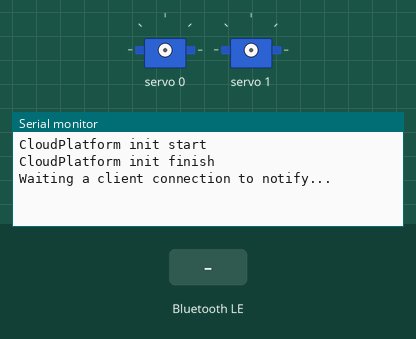
The program below on a simulated ESP32. On the bench: 2 × servo, the last lines printed to the serial monitor. The test bench sets the inputs (shaded band). Nothing arrives over Bluetooth unless stated; a phone connects over Bluetooth LE 3 s after start.

Above: at 1.2 s.
1.3 s: Bluetooth LE write "angle:180,180" received
At 2.0 s:
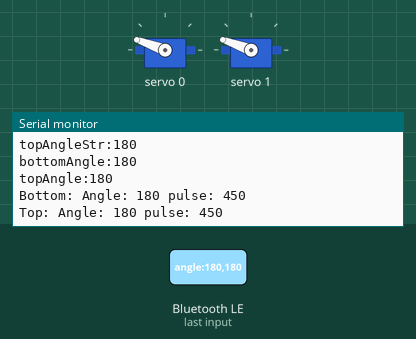
2.8 s: Bluetooth LE write "0" received
At 4.0 s:
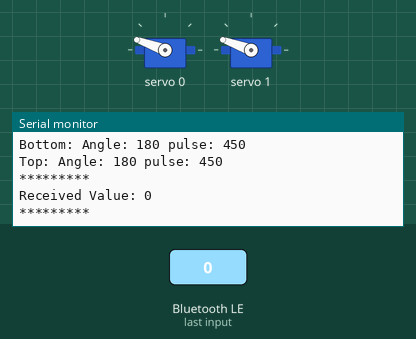

Measured:
- after the input at 1.3 s, the serial monitor: prints a new line at once (image 1)
- after the input at 2.8 s, the serial monitor: prints a new line at once (image 2)

The program:

main.cpp
```cpp
/*
    Video: https://www.youtube.com/watch?v=oCMOYS71NIU
    Based on Neil Kolban example for IDF: https://github.com/nkolban/esp32-snippets/blob/master/cpp_utils/tests/BLE%20Tests/SampleNotify.cpp
    Ported to Arduino ESP32 by Evandro Copercini

   Create a BLE server that, once we receive a connection, will send periodic notifications.
   The service advertises itself as: 6E400001-B5A3-F393-E0A9-E50E24DCCA9E
   Has a characteristic of: 6E400002-B5A3-F393-E0A9-E50E24DCCA9E - used for receiving data with "WRITE"
   Has a characteristic of: 6E400003-B5A3-F393-E0A9-E50E24DCCA9E - used to send data with  "NOTIFY"

   The design of creating the BLE server is:
   1. Create a BLE Server
   2. Create a BLE Service
   3. Create a BLE Characteristic on the Service
   4. Create a BLE Descriptor on the characteristic
   5. Start the service.
   6. Start advertising.

   In this example rxValue is the data received (only accessible inside that function).
   And txValue is the data to be sent, in this example just a byte incremented every second.
*/

#include <Arduino.h>
#include <BLEDevice.h>
#include <BLEServer.h>
#include <BLEUtils.h>
#include <BLE2902.h>

#include <Wire.h>
#include <Adafruit_PWMServoDriver.h>

// init cloudPlatform
Adafruit_PWMServoDriver cloudPlatform = Adafruit_PWMServoDriver(0x40);

BLEServer *pServer = NULL;
BLECharacteristic * pTxCharacteristic;
bool deviceConnected = false;
bool oldDeviceConnected = false;
uint8_t txValue = 0;

// See the following for generating UUIDs:
// https://www.uuidgenerator.net/
#define SERVICE_UUID           "6E400001-B5A3-F393-E0A9-E50E24DCCA9E" // UART service UUID
#define CHARACTERISTIC_UUID_RX "6E400002-B5A3-F393-E0A9-E50E24DCCA9E"
#define CHARACTERISTIC_UUID_TX "6E400003-B5A3-F393-E0A9-E50E24DCCA9E"
#define BLE_NAME "AITracker"

// define variavles for cloudplatfrom(pca9685)
#define SERVOMIN  150
#define SERVOMAX  600
#define USMIN  500
#define USMAX  2500
#define SERVO_FREQ 50
#define BOTTOMSEVROID 0
#define TOPSEVROID 1


int angleToPulse(int ang){
   int pulse = map(ang,0, 270, SERVOMIN, SERVOMAX);// map angle of 0 to 180 to Servo min and Servo max
   Serial.print("Angle: ");Serial.print(ang);
   Serial.print(" pulse: ");Serial.println(pulse);
   return pulse;
}

void setBottomServoAngle(int angle){
  Serial.print("Bottom: ");
  cloudPlatform.setPWM(BOTTOMSEVROID, 0, angleToPulse(angle));
}

void setTopServoAngle(int angle){
  Serial.print("Top: ");
  cloudPlatform.setPWM(TOPSEVROID, 0, angleToPulse(angle));
}


class MyServerCallbacks: public BLEServerCallbacks {
    void onConnect(BLEServer* pServer) {
      deviceConnected = true;
    };

    void onDisconnect(BLEServer* pServer) {
      deviceConnected = false;
    }
};

class MyCallbacks: public BLECharacteristicCallbacks {
    int bottomAngle=0;
    int topAngle=0;

    void onWrite(BLECharacteristic *pCharacteristic) {
      std::string rxValue = pCharacteristic->getValue();

      if (rxValue.length() > 0) {
        Serial.println("*********");
        Serial.print("Received Value: ");
        for (int i = 0; i < rxValue.length(); i++)
          Serial.print(rxValue[i]);

        Serial.println();
        Serial.println("*********");
      }

      // check is angle info, example: "angle:180,180"
      if (rxValue.rfind("angle:", 0)==0){
        Serial.println("input angle info");
        // std::string angleStr = rxValue.substr(6,rxValue.length());
       int pos= rxValue.find(",");

       std::string  bottomAngleStr = rxValue.substr(6,pos);
       std::string  topAngleStr = rxValue.substr(pos+1,rxValue.length());

       Serial.print("bottomAngleStr:");  Serial.println(bottomAngleStr.c_str());
       Serial.print("topAngleStr:");  Serial.println(topAngleStr.c_str());

       bottomAngle=atoi(bottomAngleStr.c_str());
       topAngle=atoi(topAngleStr.c_str());

       Serial.print("bottomAngle:");  Serial.println(bottomAngle);
       Serial.print("topAngle:");  Serial.println(topAngle);

        setBottomServoAngle(bottomAngle);
        setTopServoAngle(topAngle);
      }

    }
};

void initCloudPlatform() {
  Serial.println("CloudPlatform init start");

  cloudPlatform.begin();
  cloudPlatform.setOscillatorFrequency(27000000);
  cloudPlatform.setPWMFreq(SERVO_FREQ);

  Serial.println("CloudPlatform init finish");
}

void initBLE(){
  // Create the BLE Device
  BLEDevice::init(BLE_NAME);

  // Create the BLE Server
  pServer = BLEDevice::createServer();
  pServer->setCallbacks(new MyServerCallbacks());

  // Create the BLE Service
  BLEService *pService = pServer->createService(SERVICE_UUID);

  // Create a BLE Characteristic
  pTxCharacteristic = pService->createCharacteristic(
										CHARACTERISTIC_UUID_TX,
										BLECharacteristic::PROPERTY_NOTIFY
									);

  pTxCharacteristic->addDescriptor(new BLE2902());

  BLECharacteristic * pRxCharacteristic = pService->createCharacteristic(
											 CHARACTERISTIC_UUID_RX,
											BLECharacteristic::PROPERTY_WRITE
										);

  pRxCharacteristic->setCallbacks(new MyCallbacks());

  // Start the service
  pService->start();

  // Start advertising
  pServer->getAdvertising()->start();
  Serial.println("Waiting a client connection to notify...");
}

void setup() {
  Serial.begin(115200);

  initCloudPlatform();
  initBLE();
}


void loop() {

    if (deviceConnected) {
        pTxCharacteristic->setValue(&txValue, 1);
        pTxCharacteristic->notify();
        txValue++;
		    delay(10); // bluetooth stack will go into congestion, if too many packets are sent
	}

    // disconnecting
    if (!deviceConnected && oldDeviceConnected) {
        delay(500); // give the bluetooth stack the chance to get things ready
        pServer->startAdvertising(); // restart advertising
        Serial.println("start advertising");
        oldDeviceConnected = deviceConnected;
    }
    // connecting
    if (deviceConnected && !oldDeviceConnected) {
		// do stuff here on connecting
        oldDeviceConnected = deviceConnected;
    }
}
```
